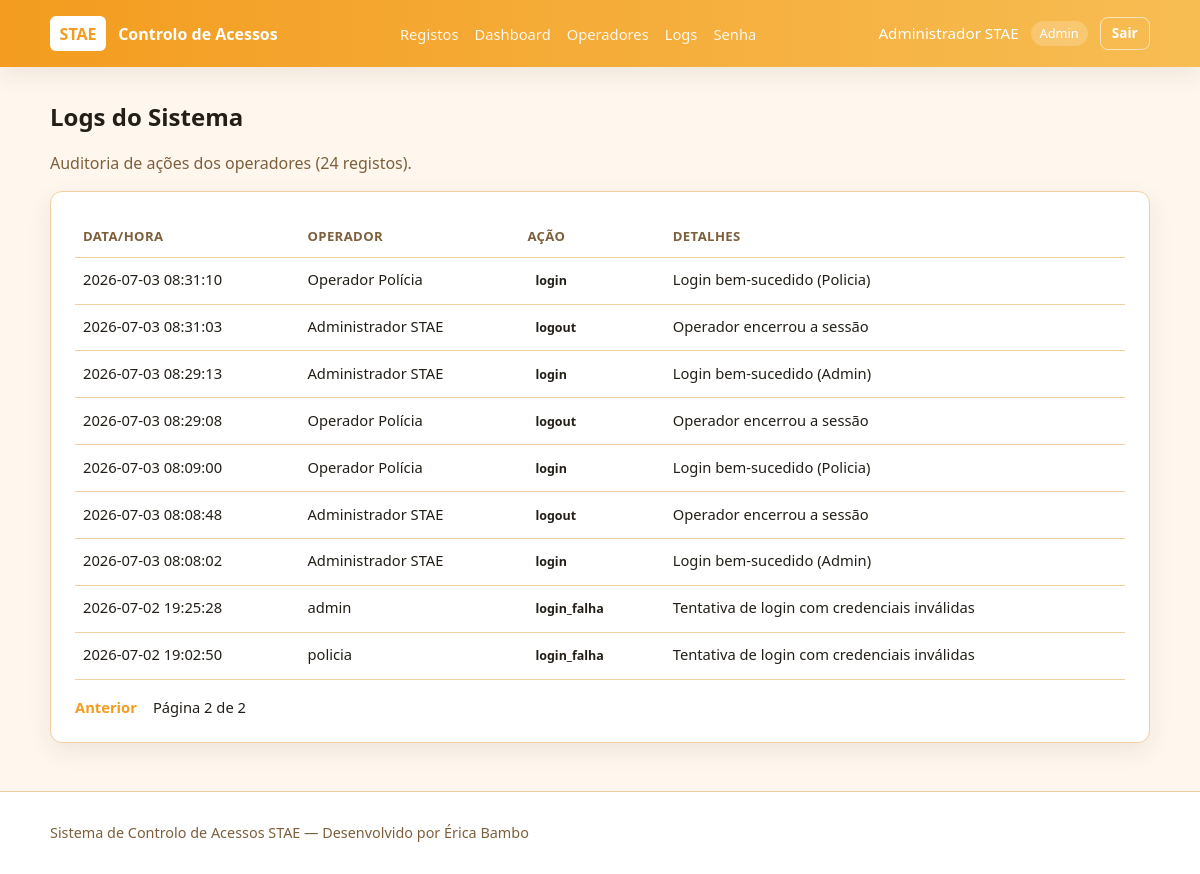
The page /logs?pagina=2 (signed in) on the database its author committed.
### tables this page shows
CREATE TABLE logs_operador (
                    id INTEGER PRIMARY KEY AUTOINCREMENT,
                    operador_id INTEGER,
                    operador_nome TEXT,
                    acao TEXT NOT NULL,
                    detalhes TEXT,
                    criado_em TIMESTAMP NOT NULL DEFAULT CURRENT_TIMESTAMP,
                    FOREIGN KEY (operador_id) REFERENCES operadores (id) ON DELETE SET NULL
                );

### app/routes/admin.py (the view)
@admin_bp.route("/logs")
def logs():
    redirecionar = _requer_login() or _requer_permissao("ver_logs")
    if redirecionar:
        return redirecionar
    pagina = max(int(request.args.get("pagina", 1)), 1)
    total = contar_logs()
    logs_lista = listar_logs(limite=PER_PAGE, pagina=pagina)
    total_paginas = max(ceil(total / PER_PAGE), 1)
    return render_template(
        "admin_logs.html",
        logs=logs_lista,
        pagina=pagina,
        total_paginas=total_paginas,
        total=total,
    )

### app/backend.py (called while the page is built, shortened)
def _is_testing():
    return os.environ.get("FLASK_ENV") == "testing" or os.environ.get("PYTEST_CURRENT_TEST") is not None

def _get_sqlite_path(url_or_path=None):
    candidate = url_or_path or os.environ.get("STAE_SQLITE_PATH", DATABASE_PATH)
    if candidate.startswith("sqlite:///"):
        candidate = candidate.replace("sqlite:///", "", 1)
    if candidate.startswith("sqlite://"):
        candidate = candidate.replace("sqlite://", "", 1)
    return candidate

def listar_logs(limite=100, pagina=1):
    offset = max(pagina - 1, 0) * limite
    with BACKEND.get_db() as conn:
        with conn.cursor() as cursor:
            param = "?" if BACKEND.kind == "sqlite" else "%s"
            cursor.execute(f"SELECT * FROM logs_operador ORDER BY criado_em DESC LIMIT {param} OFFSET {param}", (limite, offset))
            rows = cursor.fetchall()
            return [dict(row) for row in rows]

def contar_logs():
    with BACKEND.get_db() as conn:
        with conn.cursor() as cursor:
            cursor.execute("SELECT COUNT(*) AS total FROM logs_operador")
            row = cursor.fetchone()
            return row["total"] if row else 0

    def __enter__(self):
        return self.cursor

    def __exit__(self, exc_type, exc_val, exc_tb):
        self.cursor.close()

    def cursor(self):
        return SQLiteCursorWrapper(self.conn.cursor())

    def commit(self):
        self.conn.commit()

    def close(self):
        self.conn.close()

    def get_connection(self):
        if _is_testing():
            conn = sqlite3.connect("banco_teste.db")
            conn.row_factory = lambda cursor, row: {col[0]: row[idx] for idx, col in enumerate(cursor.description)}
            conn.execute("PRAGMA foreign_keys = ON")
            return SQLiteConnectionWrapper(conn)
        sqlite_path = _get_sqlite_path(DB_URL if DB_URL and str(DB_URL).startswith("sqlite") else os.environ.get("STAE_SQLITE_PATH", DATABASE_PATH))
        sqlite_dir = os.path.dirname(sqlite_path) or "."
        os.makedirs(sqlite_dir, exist_ok=True)
        conn = sqlite3.connect(sqlite_path)
        conn.row_factory = lambda cursor, row: {col[0]: row[idx] for idx, col in enumerate(cursor.description)}
        conn.execute("PRAGMA foreign_keys = ON")
        return SQLiteConnectionWrapper(conn)

### app/routes/admin.py (called while the page is built)
def _requer_login():
    if not session.get("operador_id"):
        return redirect(url_for("auth.login"))
    return None

### app/utils/permissions.py (called while the page is built)
def tem_permissao(tipo_operador, permissao):
    return permissao in PERMISSOES.get(tipo_operador, set())

### templates/admin_logs.html (shortened to what this page needs)
{% extends "base.html" %}
{% block content %}
<section class="page-header">
    <h1>Logs do Sistema</h1>
    <p>Auditoria de ações dos operadores ({{ total }} registos).</p>
</section>
<div class="card registos-recentes">
    <div class="table-wrap">
        <table>
            <thead>
                <tr>
                    <th>Data/Hora</th>
                    <th>Operador</th>
                    <th>Ação</th>
                    <th>Detalhes</th>
                </tr>
            </thead>
            <tbody>
                {% for log in logs %}
                <tr>
                    <td>{{ log.criado_em }}</td>
                    <td>{{ log.operador_nome or '—' }}</td>
                    <td><span class="tag">{{ log.acao }}</span></td>
                    <td>{{ log.detalhes or '—' }}</td>
                </tr>
                {% endfor %}
            </tbody>
        </table>
    </div>
    {% if total_paginas > 1 %}
    <div class="pagination">
        {% if pagina > 1 %}
        <a href="{{ url_for('admin.logs', pagina=pagina-1) }}">Anterior</a>
        {% endif %}
        <span>Página {{ pagina }} de {{ total_paginas }}</span>
    </div>
    {% endif %}
</div>
{% endblock %}

### templates/base.html (shortened to what this page needs)
<!DOCTYPE html>
<html lang="pt">
<head>
    <link rel="stylesheet" href="{{ url_for('static', filename='css/style.css') }}">
</head>
<body>
    <header class="topbar">
        <div class="container topbar-inner">
            <div class="brand">
                <span class="brand-mark">STAE</span>
                <span class="brand-text">Controlo de Acessos</span>
            </div>
            {% if session.get('operador_nome') %}
            <nav class="nav-links">
                <a href="{{ url_for('registos.menu') }}">Registos</a>
                {% if session.operador_tipo == 'Admin' %}
                <a href="{{ url_for('admin.dashboard') }}">Dashboard</a>
                <a href="{{ url_for('admin.operadores') }}">Operadores</a>
                <a href="{{ url_for('admin.logs') }}">Logs</a>
                {% endif %}
                <a href="{{ url_for('admin.alterar_senha') }}">Senha</a>
            </nav>
            <div class="user-info">
                <span>{{ session.operador_nome }}</span>
                <span class="badge">{{ session.operador_tipo }}</span>
                <a class="btn btn-outline btn-sm" href="{{ url_for('auth.logout') }}">Sair</a>
            </div>
            {% endif %}
        </div>
    </header>
    <main class="container main-content">
        {% block content %}{% endblock %}
    </main>
    <footer class="footer">
        <div class="container">
            <p>Sistema de Controlo de Acessos STAE &mdash; Desenvolvido por Érica Bambo</p>
        </div>
    </footer>
</body>
</html>

### static/css/style.css (style rules this page uses)
:root { --bg: #fff7ed; --surface: #ffffff; --text: #231f18; --muted: #7d5f3c; --primary: #f39c1f; --primary-hover: #d97b12; --border: #f0d0a1; --success: #2f7b3c; --success-bg: #e9f4e8; --error: #b42318; --error-bg: #fdecea; --shadow: 0 8px 24px rgba(35, 30, 22, 0.08); }
* { box-sizing: border-box; }
body { margin: 0; font-family: "Segoe UI", Tahoma, Geneva, Verdana, sans-serif; background: var(--bg); color: var(--text); line-height: 1.5; min-height: 100vh; }
.container { width: min(1100px, 92%); margin: 0 auto; }
.topbar { background: linear-gradient(90deg, #f39c1f 0%, #f7bd53 100%); color: #fff; padding: 1rem 0; box-shadow: var(--shadow); }
.topbar-inner { display: flex; justify-content: space-between; align-items: center; gap: 1rem; }
.brand { display: flex; align-items: center; gap: 0.75rem; }
.brand-mark { background: #fff; color: var(--primary); font-weight: 700; padding: 0.35rem 0.6rem; border-radius: 6px; }
.brand-text { font-weight: 600; }
.user-info { display: flex; align-items: center; gap: 0.75rem; font-size: 0.95rem; }
.badge { background: rgba(255, 255, 255, 0.2); padding: 0.2rem 0.55rem; border-radius: 999px; font-size: 0.8rem; }
.main-content { padding: 2rem 0 3rem; }
.footer { border-top: 1px solid var(--border); background: var(--surface); padding: 1rem 0; color: var(--muted); font-size: 0.9rem; }
.page-header h1 { margin: 0 0 0.25rem; }
.page-header p, .subtitle, .card-desc { color: var(--muted); }
.card { background: var(--surface); border: 1px solid var(--border); border-radius: 12px; padding: 1.5rem; box-shadow: var(--shadow); }
.btn { display: inline-block; border: none; border-radius: 8px; padding: 0.65rem 1rem; font-size: 0.95rem; font-weight: 600; cursor: pointer; text-decoration: none; transition: background 0.15s ease; }
.btn-outline { background: transparent; color: #fff; border: 1px solid rgba(255, 255, 255, 0.6); }
.btn-sm { padding: 0.35rem 0.7rem; font-size: 0.85rem; }
.table-wrap { overflow-x: auto; }
table { width: 100%; border-collapse: collapse; font-size: 0.92rem; }
th, td { padding: 0.65rem 0.5rem; border-bottom: 1px solid var(--border); text-align: left; vertical-align: top; }
th { font-size: 0.82rem; text-transform: uppercase; letter-spacing: 0.03em; color: var(--muted); }
.tag { display: inline-block; padding: 0.15rem 0.5rem; border-radius: 999px; font-size: 0.78rem; font-weight: 600; }
.nav-links { display: flex; gap: 1rem; flex-wrap: wrap; }
.nav-links a { color: #fff; text-decoration: none; font-size: 0.92rem; opacity: 0.9; }
.pagination { display: flex; align-items: center; gap: 1rem; margin-top: 1rem; font-size: 0.92rem; }
.pagination a { color: var(--primary); text-decoration: none; font-weight: 600; }

### rows shown on the page
logs_operador: operador_tipo "Admin", criado_em "2026-07-02 19:25:28", operador_nome "admin", acao "login_falha", detalhes "Tentativa de login com credenciais inválidas"
logs_operador: criado_em "2026-07-03 08:31:10", operador_nome "Operador Polícia", acao "login", detalhes "Login bem-sucedido (Policia)"
logs_operador: criado_em "2026-07-03 08:31:03", operador_nome "Administrador STAE", acao "logout", detalhes "Operador encerrou a sessão"
logs_operador: criado_em "2026-07-03 08:29:13", operador_nome "Administrador STAE", acao "login", detalhes "Login bem-sucedido (Admin)"
logs_operador: criado_em "2026-07-03 08:29:08", operador_nome "Operador Polícia", acao "logout", detalhes "Operador encerrou a sessão"
logs_operador: criado_em "2026-07-03 08:09:00", operador_nome "Operador Polícia", acao "login", detalhes "Login bem-sucedido (Policia)"
logs_operador: criado_em "2026-07-03 08:08:48", operador_nome "Administrador STAE", acao "logout", detalhes "Operador encerrou a sessão"
logs_operador: criado_em "2026-07-03 08:08:02", operador_nome "Administrador STAE", acao "login", detalhes "Login bem-sucedido (Admin)"
logs_operador: criado_em "2026-07-02 19:02:50", operador_nome "policia", acao "login_falha", detalhes "Tentativa de login com credenciais inválidas"

### other values the page prints
{{ session.operador_nome }} "Administrador STAE"
{{ total }} "24"
{{ pagina }} "2"
{{ total_paginas }} "2"
